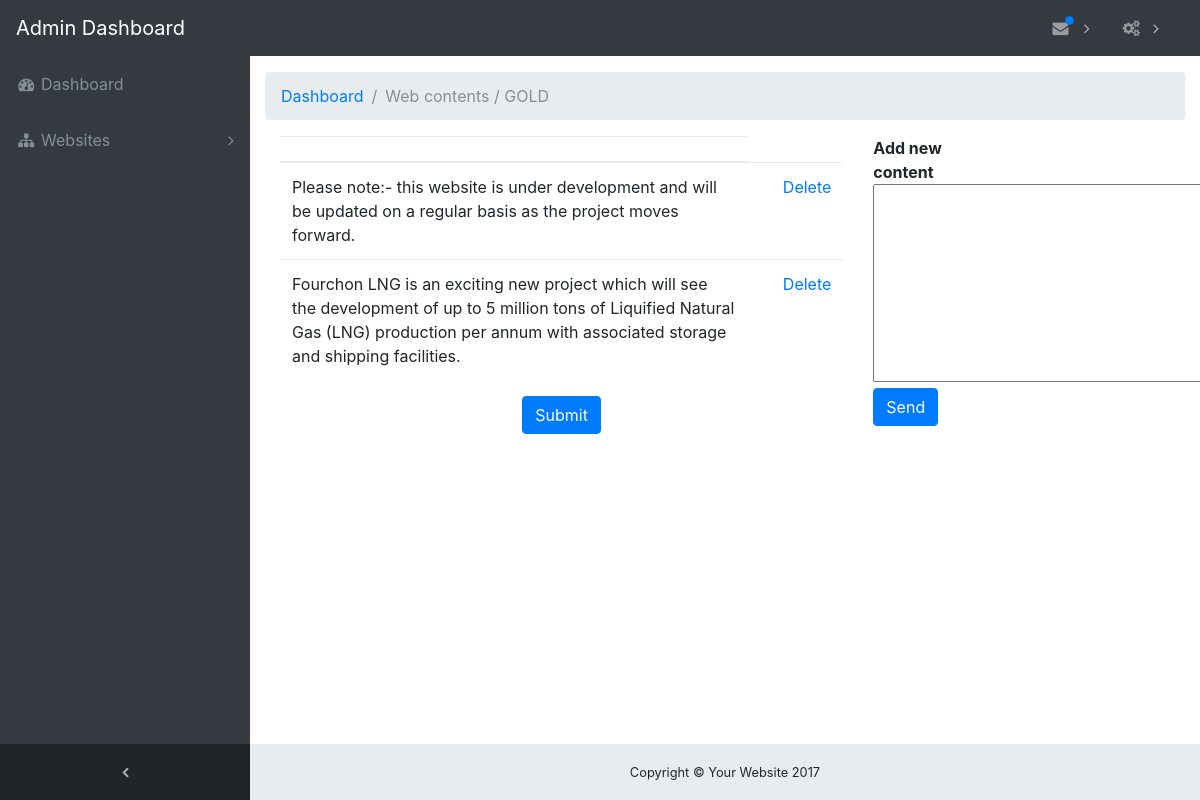
Screenshot of /admin_page/webcontents.php?page=home&name=GOLD (signed in) with the database file from the repository.
### tables this page shows
CREATE TABLE `webcontent_home` (
  `position_id` int(10) NOT NULL,
  `position_description` text NOT NULL,
  `position_order` int(11) NOT NULL,
  `position_status` enum('0','1') NOT NULL,
  `webpage_name` text NOT NULL
);

### admin_page/webcontent/dbclass.php (called while the page is built, shortened)
<?php
class db{
	private $host = "localhost";
	private $user = "root";
	private $password = "";
	private $database = "fourchonlng";
	private $conn = "";
	function connect() {
		$this->conn = mysqli_connect($this->host,$this->user,$this->password,$this->database);
	}
	public function query($sql)
	{
		$this->result=mysqli_query($this->conn,$sql);
		if($this->result)
		{
			return $this->result;
		}
		else
		{
			$this->seterror(mysqli_error(),mysqli_errno());
			return NULL;
		}
	}
	function select($table,$condition="",$field="*"){
	  $sql="select $field from $table $condition";
	 $aryResult=array();
		$result=$this->query($sql);
		if(!is_null($result))
		{
			while($row=mysqli_fetch_array($result)) { $aryResult[]=$row; }
			return $aryResult;
		}
		else
		{
			return NULL;
		}
    }
}
?>

### admin_page/webcontent/index.php (the view, shortened to what this page needs)
<?php
include"dbclass.php";
$db = new db();
?>
<!DOCTYPE html>
<html lang="en">
<head>
</head>
<body>
<div class="container row">
<div class="col-sm-8">
  <table class="table">
    <thead>
      <tr>
        <th></th>
      </tr>
    </thead>
    <tbody class="row_position" >
	<?php
$name = $_GET['name'];
	 $data_lists = $db->select('webcontent_home',"where webpage_name='".$name."' order by position_order asc");
	 foreach($data_lists as $data_list){
	?>
      <tr id="<?php echo $data_list['position_id']; ?>" >
        <td><?php echo $data_list['position_description']; ?></td>
          <td><?php $data_list['webpage_name']; ?></td>
          <td><a href="webcontent/deletecontent.php?page=<?php echo $page; ?>&delete=<?php echo $data_list['position_id']; ?>">Delete</a></td>
      </tr>
	 <?php } ?>
    </tbody>
  </table>
  <div style="text-align:center;" >
  <input type="submit" class="btn btn-primary"   onClick="save();" />
  </div>
</div>
<div class="col-sm-2">
  <b>Add new content</b>
<textarea id="home_content" name="home_content" rows="8" cols="80"></textarea>
<input id="btnSend" name="btnSend" type="button" value="Send" class="btn btn-primary"/>
</div>
</div>
</body>
</html>

### admin_page/css/sb-admin.css (style rules this page uses)
html { position: relative; min-height: 100%; }
body { overflow-x: hidden; }
body.sticky-footer { margin-bottom: 56px; }
body.fixed-nav { padding-top: 56px; }

### admin_page/webcontent/index.php (style rules this page uses)
.row_position { cursor:move }

### rows the page displays
webcontent_home: position_description "Please note:- this website is under development and will be updated on a regular basis as the project moves forward."
webcontent_home: position_description "Fourchon LNG is an exciting new project which will see the development of up to 5 million tons of Liquified Natural Gas (LNG) production per annum with associated storage and shipping facilities."

### other values shown
$page = $_GET['name'] "GOLD"
